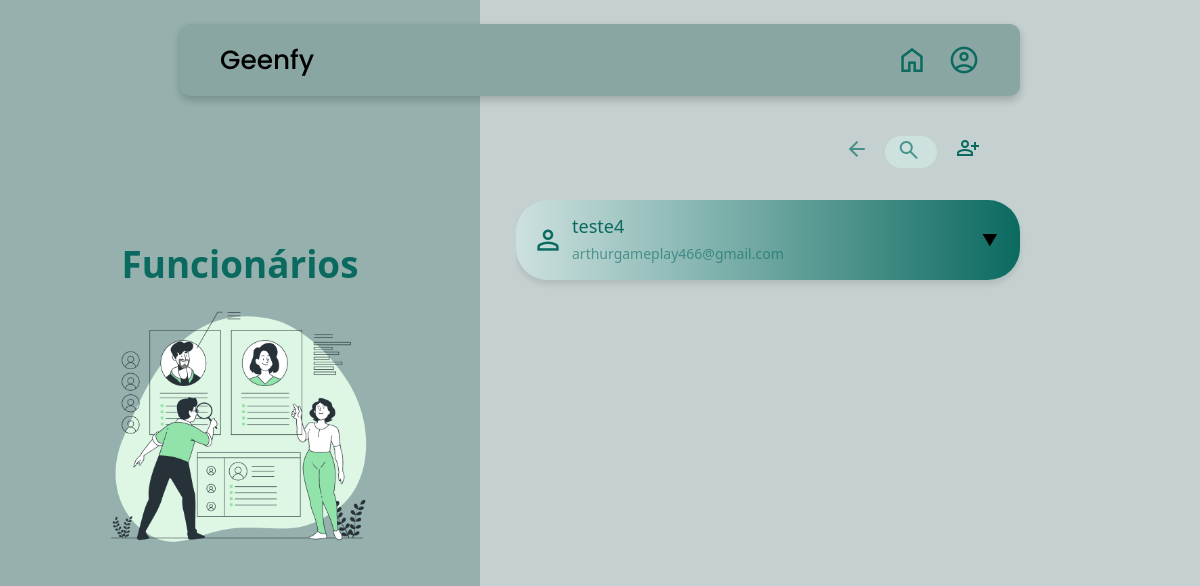
The page /funcionarios on the database as committed earlier.
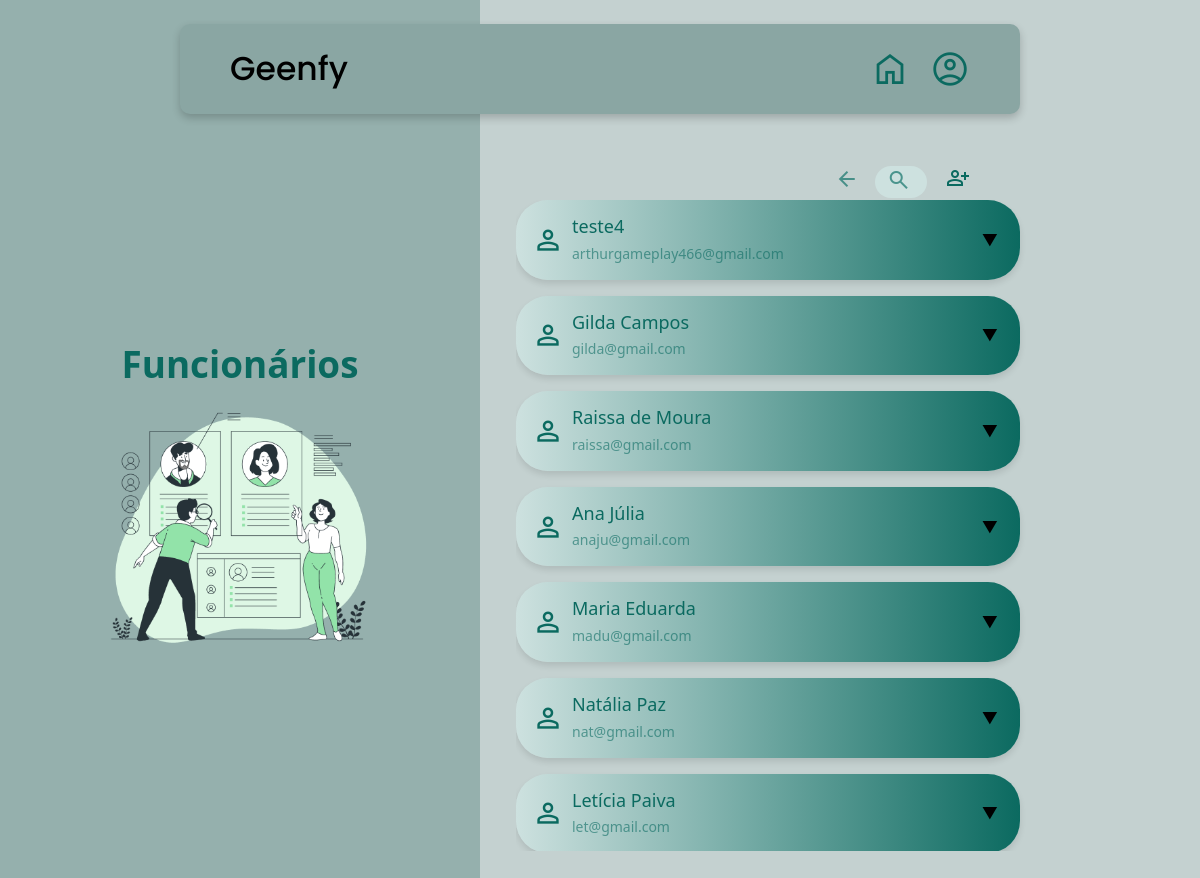
The same page on the database as committed later.
### geenfy/models.py (models this page shows)
class Funcionario(models.Model):
    titulo = models.CharField(max_length=55)
    imgFuncionarios = models.ImageField(upload_to="imgFuncionarios/")

class Usuario(models.Model):
    user = models.ForeignKey(User, on_delete=models.CASCADE)
    login_IHX = models.CharField(max_length=30)
    senha_IHX = models.CharField(max_length=30)
    login_CAF = models.CharField(max_length=30)
    senha_CAF = models.CharField(max_length=20)

### geenfy/views.py (the view)
# urls.py: path('funcionarios', views.Funcionario_View, name="funcionarios"),
def Funcionario_View(request):
    context = {}
    grupo_funcionario = Group.objects.get(name="funcionario")
    dados_usuario = Usuario.objects.filter(user__groups=grupo_funcionario)
    context["dados_usuario"] = dados_usuario
    dados_funcionario = Funcionario.objects.all()
    context ["dados_funcionario"] = dados_funcionario
    user_is_Coordenador = request.user.groups.filter(name="Coordenador").exists() if request.user.is_authenticated else False
    context["user_is_Coordenador"] = user_is_Coordenador
    return render(request, "funcionarios.html", context)

### geenfy/templates/funcionarios.html (shortened to what this page needs)
{% extends 'index.html' %}
{% block body %}
<main class="containerFuncionarios">
    <div class="colunaFuncionarios">
        <h1 class="tituloFunc">{{ dados_funcionario.0.titulo }}</h1>
        <img class="imgFuncionarios" src="{{ dados_funcionario.0.imgFuncionarios.url }}" alt="imagemFuncionarios">
    </div>
    <div class="container2">
        <div class="iconeFunc">
            <div class="search-container">
                <div>
                    <a class="navbar-brand back-arrow" id="backArrow">
                        <span class="material-symbols-outlined backarrow-icn">arrow_back</span>
                    </a>
                </div>
                <div class="search-box">
                    <input type="text" class="search-text" id="searchInput" placeholder="Pesquisar funcionários">
                    <a class="search-btn" id="searchBtn">
                        <span type="submit" class="material-symbols-outlined icon-search">search</span>
                    </a>
                </div>
            </div>
            <div>
                <a href="/cadastro"><span class="material-symbols-outlined icone">person_add</span></a>
            </div>
        </div>
        <div class="user-cards-wrapper">
            {% for funcionario in dados_usuario %}
            <div class="user-card">
                <div class="user-header" onclick="toggleDetails('details-content-{{ forloop.counter }}', 'dropdown-arrow-{{ forloop.counter }}')">
                    <div class="user-info">
                        <span class="material-symbols-outlined iconFunc">person</span>
                        <div class="user-details">
                            <h3>{{ funcionario.user.first_name }}</h3>
                            <p>{{ funcionario.user.email }}</p>
                        </div>
                    </div>
                    <button class="accordion"><span id="dropdown-arrow-{{ forloop.counter }}" class="arrow">▼</span></button>
                </div>
            </div>
            {% endfor %}
        </div>
    </div>
</main>
{% endblock %}

### templates/index.html (shortened to what this page needs)
{% load static %}
<!DOCTYPE html>
<html lang="en">
<head>
    <link href="https://cdn.jsdelivr.net/npm/bootstrap@5.3.3/dist/css/bootstrap.min.css" rel="stylesheet"
>
    <link rel="stylesheet" href="{% static 'css/styleHome.css' %}">
    <link rel="stylesheet" href="{% static 'css/styleLogin.css' %}">
    <link rel="stylesheet" href="{% static 'css/styleCadastro.css' %}">
    <link rel="stylesheet" href="{% static 'css/styleNovaTurma.css'%}">
    <link rel="stylesheet" href="{% static 'css/styleLixeira.css'%}">
    <link rel="stylesheet" href="{% static 'css/styleProcesso.css' %}">
    <link rel="stylesheet" href="{% static 'css/styleFuncionarios.css' %}">
    <link rel="stylesheet" href="{% static 'css/styleNavBar.css' %}">
    <link rel="stylesheet" href="{% static 'css/stylePerfil.css'%}">
    <link rel="stylesheet" href="{% static 'css/styleEditarPerfil.css'%}">
    <link rel="stylesheet" href="{% static 'css/styleCadInfo.css'%}">
    <link href="https://cdnjs.cloudflare.com/ajax/libs/limonte-sweetalert2/7.22.2/sweetalert2.min.css" rel="stylesheet"/>
</head>
<body>
    {% include 'navbar.html' %}
    {% block body %}
    {% endblock %}
</body>
</html>

### templates/navbar.html (shortened to what this page needs)
<nav class="navbar-custom">
  <div class="containerNav">
    <a class="navbar-brand" href="/">
      <h2>Geenfy</h2>
    </a>
    <div class="icn-group">
      {% if not user.is_authenticated %}
      {% if request.path != '/' %}
      <a class="icn" href="/"><span class="material-symbols-outlined icone">home</span></a>
      {% endif %}
      {% if request.path != '/login' %}
      <a class="icn" href="/login"><span class="material-symbols-outlined icone">account_circle</span></a>
      {% endif %}
      {% endif %}
    </div>
  </div>
</nav>

### static/css/styleProcesso.css (style rules this page uses)
p { margin: 0; }

### static/css/styleFuncionarios.css (style rules this page uses)
.containerFuncionarios { margin: 0; height: 100vh; width: 100vw; background-color: #C4D1D0; justify-content: space-between; position: relative; overflow: hidden; padding: 0 5vh; display: flex; }
.colunaFuncionarios { display: flex; flex-direction: column; justify-content: center; align-items: center; background-color: #95B0AD; height: 100%; width: 40%; position: absolute; left: 0; }
.imgFuncionarios { width: 55%; }
.tituloFunc { font-weight: 700; color: #0B6A60; font-style: 'Poppins'; font-size: 2.3rem; }
.container2 { width: 70vw; margin: 0 auto; top: 0; left: 0; right: 0; display: flex; flex-direction: column; gap: 1rem; position: relative; padding-top: 2rem; }
.iconeFunc { top: calc(15vh + 1rem); position: fixed; margin: auto; color: #0B6A60; width: 70vw; display: flex; justify-content: flex-end; padding-right: 5vh; }
.icone { color: #0B6A60; }
.material-symbols-outlined.iconFunc { font-size: 2rem; color: #0B6A60; padding-right: 0.5rem; }
.user-cards-wrapper { display: block; max-height: 65vh; overflow-y: auto; margin-top: 10.5rem; position: relative; left: 40%; }
.user-card { width: 60%; margin-bottom: 1rem; border-radius: 2rem; overflow: hidden; box-shadow: 0 0.25rem 0.375rem rgba(0, 0, 0, 0.1); padding: 0; }
.user-header { display: flex; justify-content: space-between; align-items: center; padding: 1rem; cursor: pointer; background: linear-gradient(to right, #CDE1DF, #0B6A60); }
.user-info { display: flex; align-items: center; }
.user-details h3 { font-size: 1.125rem; margin-bottom: 0.3125rem; color: #0B6A60; }
.user-details p { font-size: 0.875rem; color: #0b6a6195; }
.accordion { background-color: transparent; border: none; }
.search-container { display: flex; justify-content: center; align-items: center; }
.search-box { display: flex; align-items: center; background-color: #CDE1DF; border-radius: 10rem; height: 2rem; padding-left: 0.5rem; padding-right: 0.5rem; margin-right: 1.2rem; }
.search-text { align-items: center; border: none; background: none; outline: none; font-size: 1rem; width: 0; transition: 0.4s; }
.icon-search { color: #127369b3; }
.search-btn { width: 2rem; height: 1.8rem; border-radius: 50%; align-self: center; }
.backarrow-icn { color: #127369b3; padding-right: 1rem; }

### static/css/styleNavBar.css (style rules this page uses)
.navbar-custom { background-color: #8AA6A3; border-radius: 10px; width: 70vw; height: 9vh; margin: 2% auto; position: fixed; top: 0; left: 0; right: 0; z-index: 1000; display: flex; align-items: center; padding: 0 5vh; box-shadow: 0 4px 8px rgba(0, 0, 0, 0.2); }
.containerNav { width: 100%; display: flex; flex-direction: row; justify-content: space-between; }
.navbar-brand h2 { margin: 0; color: #000; font-family: "Poppins"; font-size: 3.3vh; transition: transform 0.3s ease; }
.containerNav span { font-size: 4vh; }
.icone { transition: transform 0.3s ease; }
.icn { text-decoration: none; color: black; display: flex; align-items: center; margin-left: 10px; }
.icn-group { display: flex; gap: 20px; align-items: center; }

### templates/navbar.html (style rules this page uses)
.navbar-custom { background-color: #8aa6a3; border-radius: 10px; width: 70vw; height: 9vh; margin: 2% auto; position: fixed; top: 0; left: 0; right: 0; z-index: 1000; display: flex; align-items: center; padding: 0 5vh; box-shadow: 0 4px 8px rgba(0, 0, 0, 0.2); }
.containerNav { width: 100%; display: flex; flex-direction: row; justify-content: space-between; }
.navbar-brand h2 { margin: 0; color: #000; font-family: "Poppins"; font-size: 3.3vh; transition: transform 0.3s ease; }
.icn-group { display: flex; align-items: center; gap: 10px; transition: margin-left 0.3s ease; }
.icn { text-decoration: none; color: black; display: flex; align-items: center; position: relative; }
.icn span { font-size: 4vh; }
.icone { line-height: 1; transition: transform 0.3s ease; }

Rows that differ between the two databases and show on the page:
added Usuario: user.first_name "Gilda Campos", user.email "gilda@gmail.com"
added Usuario: user.first_name "Raissa de Moura", user.email "raissa@gmail.com"
added Usuario: user.first_name "Ana Júlia", user.email "anaju@gmail.com"
added Usuario: user.first_name "Maria Eduarda", user.email "madu@gmail.com"
added Usuario: user.first_name "Natália Paz", user.email "nat@gmail.com"
added Usuario: user.first_name "Letícia Paiva", user.email "let@gmail.com"
